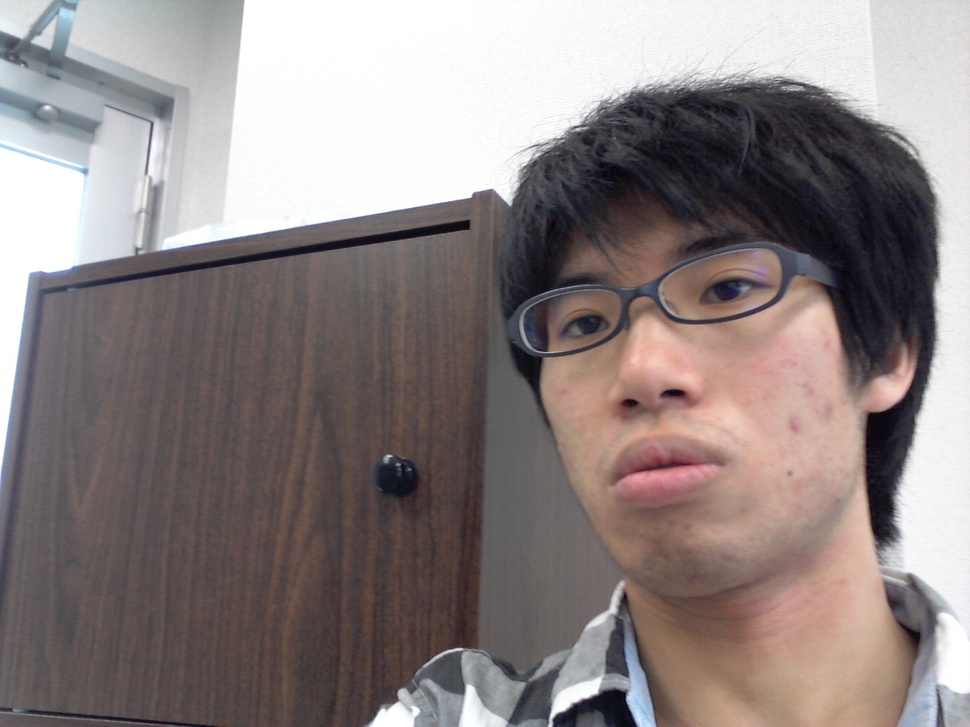
#> input picture edge/hoge.jpg, 970 x 727 px, shrunk from 1600 x 1200 before the run
$ python negapoji.py   (Python 2 division)
#> lines starting #> are read from the running program, lines starting #| are printed output that depends on the picture
#coding:utf-8
#
import numpy
from PIL import Image

pilIN = Image.open("hoge.jpg").convert("L")
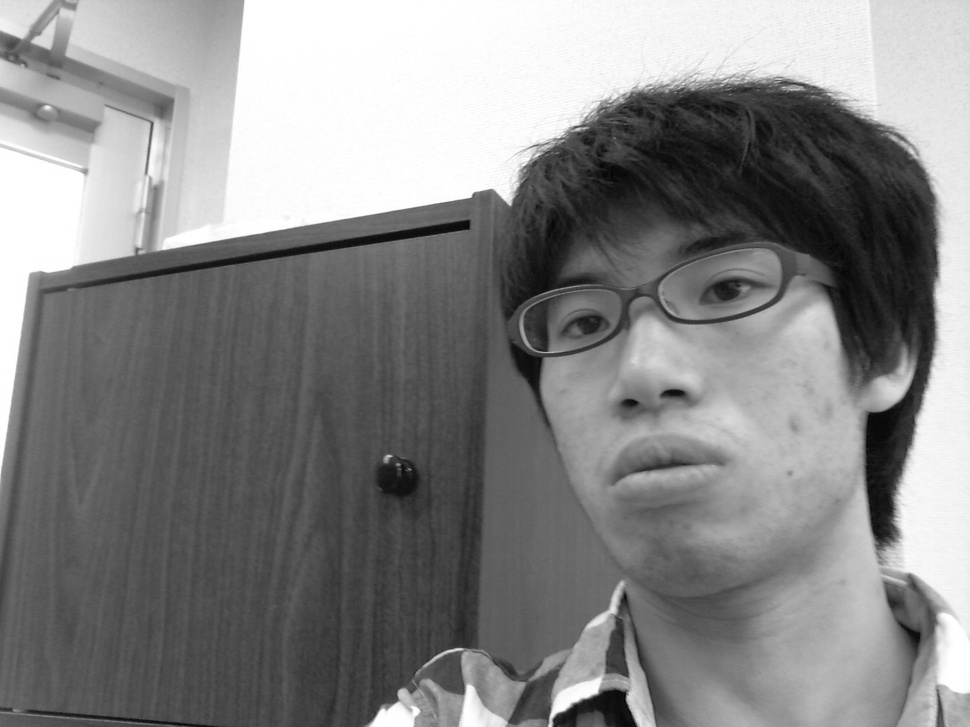
#> pilIN: PIL image 970x727 L; min 1, max 255, mean 134.2
imgArray = numpy.asarray(pilIN)
print imgArray
#> (printed output is left out)
maxcol , maxrow = pilIN.size
#> maxcol = 970; maxrow = 727
#> (the run stopped early here; a loop or call above may not have finished)

$ run again, with edge/basic_bg.jpg copied over edge/hoge.jpg
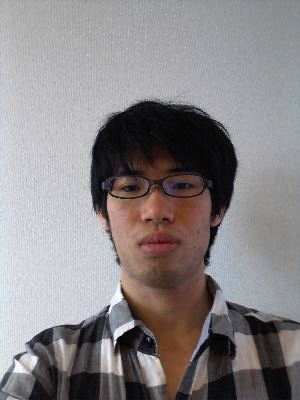
#> input picture edge/basic_bg.jpg, 300 x 400 px
#> `pilIN = Image.open("hoge.jpg").convert("L")`:
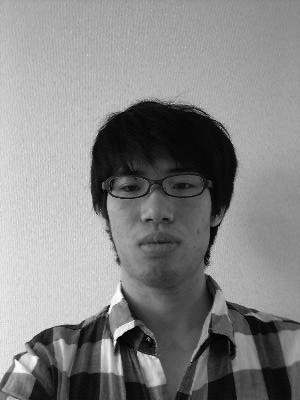
#> pilIN: PIL image 300x400 L; min 0, max 255, mean 134.1
#> (printed output is left out)
